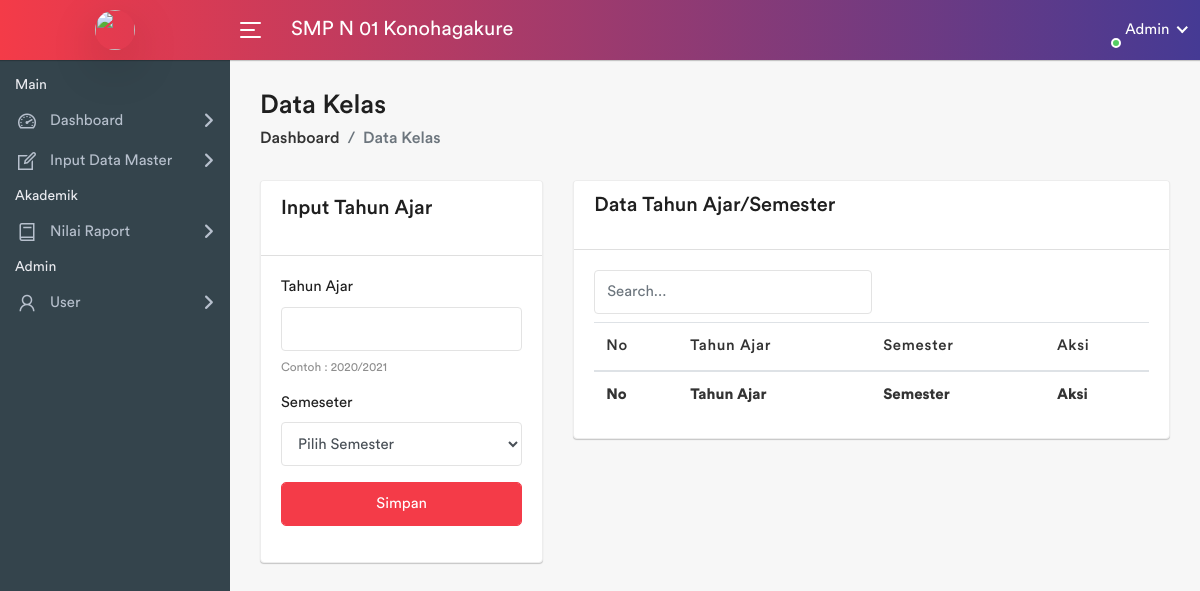
Before: /pages/tahun-ajar/index.php (signed in) with the older database file.
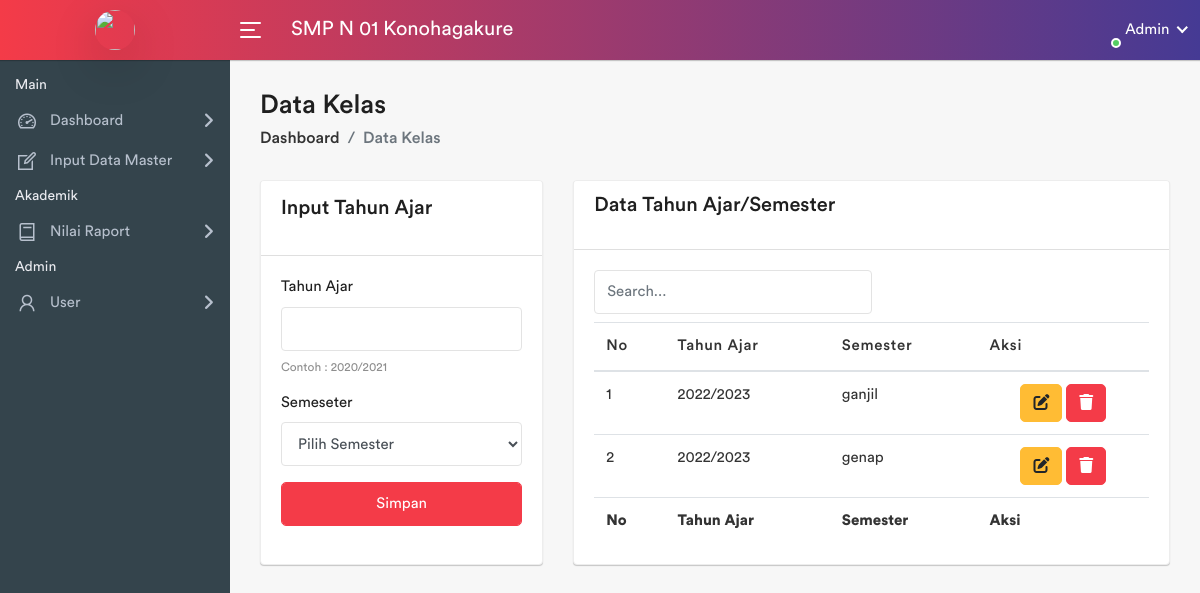
After: the same page with the newer database file.
### tables this page shows
CREATE TABLE `sekolah` (
  `sekolah_id` int(11) NOT NULL,
  `nama_sekolah` varchar(100) NOT NULL,
  `npsn` varchar(10) NOT NULL,
  `jenjang` varchar(10) NOT NULL,
  `status` varchar(10) NOT NULL,
  `alamat_sekolah` varchar(255) DEFAULT NULL,
  `tahun_berdiri` int(11) DEFAULT NULL,
  `akreditasi` varchar(10) DEFAULT NULL,
  `kepala_sekolah` varchar(100) DEFAULT NULL,
  `telepon_sekolah` varchar(15) DEFAULT NULL,
  `email_sekolah` varchar(50) DEFAULT NULL,
  `website_sekolah` varchar(100) DEFAULT NULL,
  `gambar` varchar(255) NOT NULL
);

CREATE TABLE `semester` (
  `id` int(11) NOT NULL,
  `nama_semester` varchar(10) NOT NULL,
  `tahun_semester_id` int(11) NOT NULL
);

CREATE TABLE `tahun_semester` (
  `tahun_semester_id` int(11) NOT NULL,
  `nama_tahun` varchar(20) NOT NULL
);

### pages/tahun-ajar/index.php (the view, shortened to what this page needs)
<?php
    require_once '../../koneksi.php';
    require_once '../template/header.php';
    require_once '../template/sidebar.php';
?>
<div class="page-wrapper">
    <div class="content container-fluid">
        <div class="page-header">
            <div class="row">
                <div class="col-sm-12">
                    <h3 class="page-title">Data Kelas</h3>
                    <ul class="breadcrumb">
                        <li class="breadcrumb-item"><a href="../../<?=$_SESSION['mainurl']?>">Dashboard</a></li>
                        <li class="breadcrumb-item active">Data Kelas</li>
                    </ul>
                </div>
            </div>
        </div>
        <div class="row">
            <div class="col-sm-4 d-flex">
                <div class="card flex-fill">
                    <div class="card-header">
                        <div class="card-title">Input Tahun Ajar</div>
                    </div>
                    <div class="card-body">
                        <form action="proses.php" method="POST">
                            <div class="form-group">
                                <label for="tahun">Tahun Ajar</label>
                                <input class="form-control" type="text" name="tahun" id="tahun" maxlength="9" required
                                    pattern="[0-9]{4}/[0-9]{4}">
                                <small class="form-text text-muted">Contoh : 2020/2021</small>
                            </div>
                            <div class="form-group">
                                <label for="semester">Semeseter</label>
                                <select name="semester" id="semester" class="form-control" required>
                                    <option value="">Pilih Semester</option>
                                </select>
                            </div>
                            <div class="form-group">
                                <input id="submit" class="btn btn-primary form-control" type="submit" name="submit"
                                    value="Simpan">
                            </div>
                        </form>
                    </div>
                </div>
            </div>
            <div class="col-sm-8">
                <div class="card flex-fill">
                    <div class="card-header d-flex justify-content-between">
                        <h5 class="card-title">Data Tahun Ajar/Semester</h5>
                    </div>
                    <div class="card-body">
                        <input type="text" id="searchInput" placeholder="Search..." class="form-control col-6 mb-2">
                        <div class="table-responsive">
                            <table class="datatable table table-stripped mb-0">
                                <div class="table-responsive">
                                    <thead>
                                        <tr>
                                            <th>No</th>
                                            <th>Tahun Ajar</th>
                                            <th>Semester</th>
                                            <th>Aksi</th>
                                        </tr>
                                    </thead>
                                    <tfoot>
                                        <tr>
                                            <th>No</th>
                                            <th>Tahun Ajar</th>
                                            <th>Semester</th>
                                            <th>Aksi</th>
                                        </tr>
                                    </tfoot>
                                    <tbody>
                                        <?php
                                        $no = 1;
                                        $query = "SELECT *
                                                FROM semester s
                                                JOIN tahun_semester ts ON s.tahun_semester_id = ts.tahun_semester_id;";
                                        $result = mysqli_query($koneksi, $query);
                                        while ($row = mysqli_fetch_assoc($result)) {
                                        ?>
                                        <tr>
                                            <td><?= $no++ ?></td>
                                            <td><?= $row['nama_tahun'] ?></td>
                                            <td><?= $row['nama_semester'] ?></td>
                                            <td class="text-center">
                                                <a href="#" class="btn btn-warning" data-toggle="modal"
                                                    data-target="#editModal<?= $row['id'] ?>"><i
                                                        class="fa fa-edit"></i></a>
                                                <a href="#" class="btn btn-primary" data-toggle="modal"
                                                    data-target="#deleteModal<?= $row['id'] ?>"><i
                                                        class="fa fa-trash"></i></a>
                                            </td>
                                        </tr>
                                        <?php
                                        }
                                        ?>
                                    </tbody>
                                </div>
                            </table>
                        </div>
                    </div>
                </div>
            </div>
        </div>
    </div>
</div>
<?php
    require_once '../template/footer.php';

### pages/template/header.php (shortened to what this page needs)
<!DOCTYPE html>
<html lang="en">
<head>
    <link rel="stylesheet" href="../../asset/admin-template/assets/css/bootstrap.min.css">
    <link rel="stylesheet" href="../../asset/admin-template/assets/css/font-awesome.min.css">
    <link rel="stylesheet" href="https://cdnjs.cloudflare.com/ajax/libs/font-awesome/6.4.2/css/all.min.css">
    <link rel="stylesheet" href="../../asset/admin-template/assets/css/line-awesome.min.css">
    <link rel="stylesheet" href="../../asset/admin-template/assets/css/dataTables.bootstrap4.min.css" />
    <link rel="stylesheet" href="../../asset/admin-template/assets/css/style.css">
</head>

### pages/template/sidebar.php (shortened to what this page needs)
<body>
    <div class="main-wrapper">
        <div class="header">
            <div class="header-left">
                <a href="../../<?=$_SESSION['mainurl']?>" class="logo">
                    <img src="<?=$_SESSION['foto']?>" width="40" height="40" alt="" class="rounded-circle shadow-lg">
                </a>
            </div>
            <a id="toggle_btn" href="javascript:void(0);">
                <span class="bar-icon">
                    <span></span>
                    <span></span>
                    <span></span>
                </span>
            </a>
            <?php
        $query = "SELECT nama_sekolah FROM sekolah";
        $result = mysqli_query($koneksi, $query);
        $data = mysqli_fetch_assoc($result);
        ?>
            <div class="page-title-box">
                <h3><?=$data['nama_sekolah']?></h3>
            </div>
            <ul class="nav user-menu">
                <li class="nav-item dropdown has-arrow main-drop">
                    <a href="#" class="dropdown-toggle nav-link" data-toggle="dropdown">
                        <span class="user-img"><img src="<?=$_SESSION['foto']?>" alt="">
                            <span class="status online"></span>
                        </span>
                        <span>Admin</span>
                    </a>
                </li>
            </ul>
        </div>
        <div class="sidebar" id="sidebar">
            <div class="sidebar-inner slimscroll">
                <div id="sidebar-menu" class="sidebar-menu">
                    <ul>
                        <li class="menu-title">
                            <span>Main</span>
                        </li>
                        <li class="submenu">
                            <a href="#"><i class="la la-dashboard"></i> <span> Dashboard</span> <span
                                    class="menu-arrow"></span></a>
                        </li>
                        <li class="submenu">
                            <a href="#"><i class="la la-edit"></i> <span> Input Data Master</span> <span
                                    class="menu-arrow"></span></a>
                        </li>
                        <li class="menu-title">
                            <span>Akademik</span>
                        </li>
                        <li class="submenu">
                            <a href="#"><i class="la la-book"></i> <span> Nilai Raport</span> <span
                                    class="menu-arrow"></span></a>
                        </li>
                        <li class="menu-title">
                            <span>Admin</span>
                        </li>
                        <li class="submenu">
                            <a href="#"><i class="la la-user"></i> <span> User </span> <span
                                    class="menu-arrow"></span></a>
                        </li>
                    </ul>
                </div>
            </div>
        </div>

### pages/template/footer.php (shortened to what this page needs)
</body>
</html>

Changed rows visible on the page:
added semester: tahun_semester.nama_tahun "2022/2023", nama_semester "ganjil"
added semester: tahun_semester.nama_tahun "2022/2023", nama_semester "genap"
